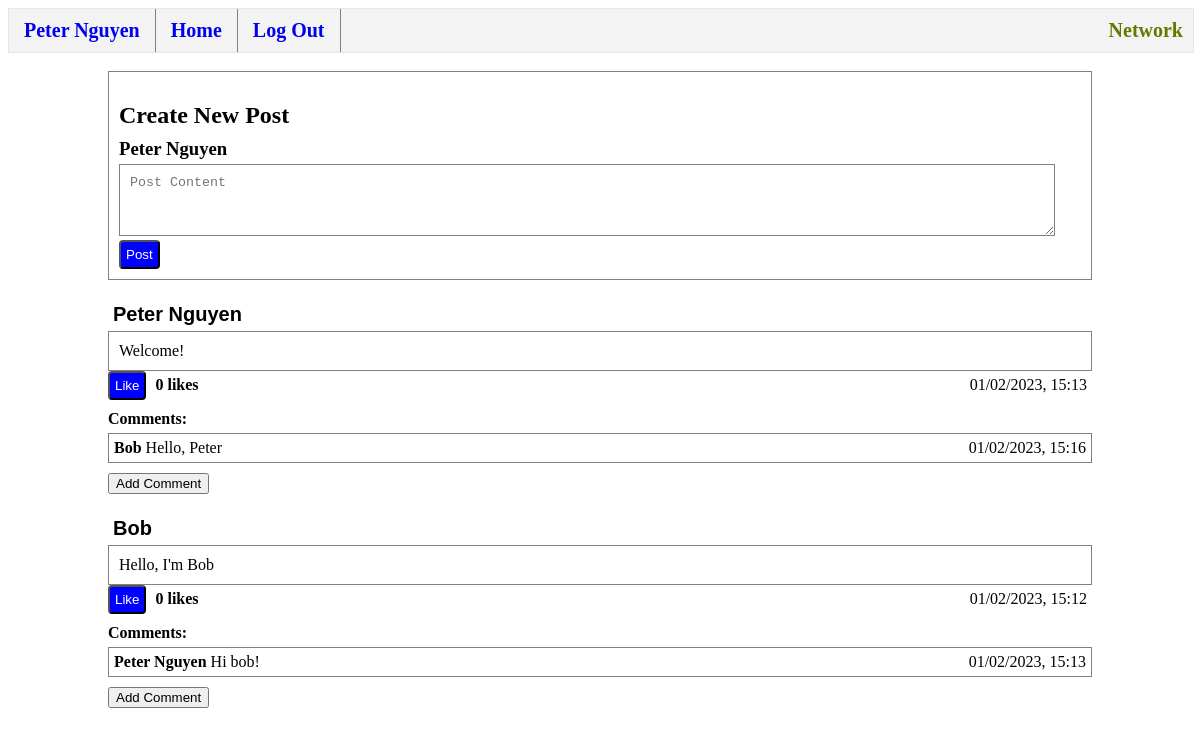
Page / (signed in) on the earlier database version.
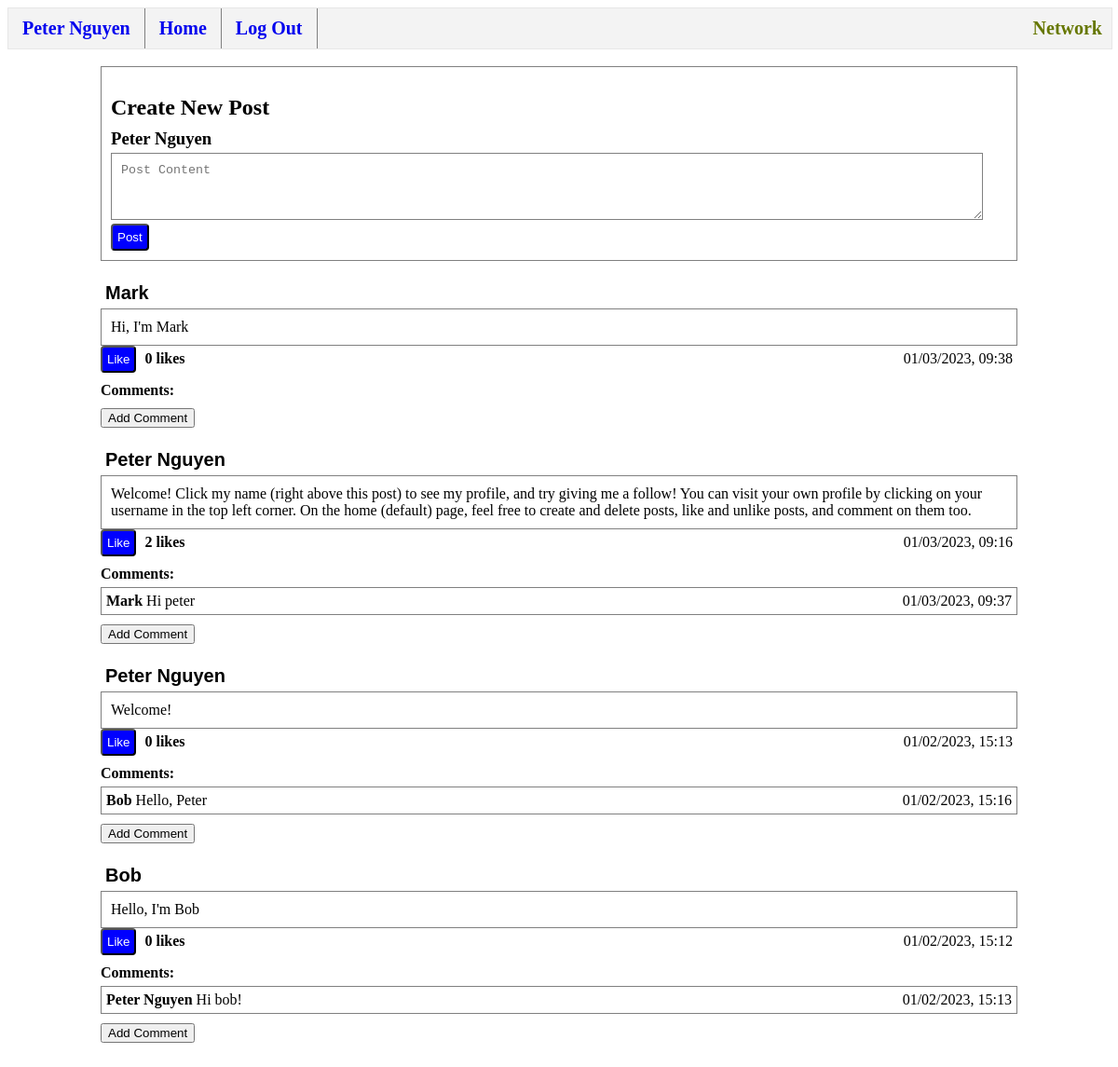
Same page on the later database version.
### tables this page shows
CREATE TABLE posts (
    id INTEGER PRIMARY KEY AUTOINCREMENT,
    user_id INTEGER NOT NULL,
    username TEXT NOT NULL,
    content TEXT NOT NULL,
    likes INTEGER DEFAULT 0 NOT NULL,
    datetime NUMERIC NOT NULL,
    FOREIGN KEY (user_id) REFERENCES users(id) ON DELETE CASCADE
);

CREATE TABLE comments (
    id INTEGER PRIMARY KEY AUTOINCREMENT,
    user_id INTEGER NOT NULL,
    post_id INTEGER NOT NULL,
    username TEXT NOT NULL,
    comment TEXT NOT NULL,
    datetime NUMERIC NOT NULL,
    FOREIGN KEY (user_id) REFERENCES users(id) ON DELETE CASCADE,
    FOREIGN KEY (post_id) REFERENCES posts(id) ON DELETE CASCADE
);

### app.py (the view)
@app.route("/", methods=["GET", "POST"])
@login_required
def index():
    if request.method == "GET":
        pass
    if request.method == "POST":
        content = request.form.get("content")
        if content:
            create_post(content)
    posts = get_posts()
    comments = get_comments()
    return render_template("index.html", posts=posts, comments=comments)

### helpers.py (called while the page is built)
def executeDB(query, arg=None):
    conn = sql.connect('network.db')
    conn.row_factory = sql.Row # "dictionary cursor"
    cur = conn.cursor()
    if arg == None:
        cur.execute(query)
    else:
        cur.execute(query, arg)
    value = cur.fetchall()
    conn.commit()
    conn.close()
    return value

def get_comments():
    return executeDB("SELECT * FROM comments")

def get_posts(user_id=None):
    if user_id == None:
        posts = executeDB("SELECT * FROM posts ORDER BY datetime DESC")
    else:
        posts = executeDB("SELECT * FROM posts WHERE user_id = ? ORDER BY datetime DESC", [user_id])
    return posts

def login_required(f):
    @wraps(f)
    def decorated_function(*args, **kwargs):
        if session.get("user_id") is None:
            return redirect("/login")
        return f(*args, **kwargs)
    return decorated_function

### templates/index.html (shortened to what this page needs)
{% extends "posts-layout.html" %}
{% block subbody %}
    <div class="post">
        <h2>Create New Post</h2>
        <h3 class="username">{{session["username"]}}</h3>
        <form action="/" method="post">
            <textarea class="post text-box" placeholder="Post Content" name="content"></textarea>
            <br>
            <input class="button" type="submit" value="Post">
        </form>
    </div>
    <br>
{% endblock %}

### templates/posts-layout.html (shortened to what this page needs)
{% extends "layout.html" %}
{% block body %}
    {% block subbody %}
    {% endblock %}
    {% for post in posts %}
    <div id="post{{post.id}}">
        <form action="/profile" method="post" class="inline">
            <input class="profile-name" type="submit" value="{{ post.username }}">
        </form>
        <div class="post">{{ post.content }}</div>
        <button id="like-button{{ post.id }}" onclick=likeFeature({{post.id}}) class="like button" style="display: inline-block;">Like</button>
        <h4 id="like-count{{ post.id }}" class="inline">{{ post.likes }} likes</h4>
        <p class="inline right">{{ post.datetime }}</p>
        <div id="comments{{ post.id }}">
            <h4 class="no-margin">Comments:</h4>
            {% for comment in comments %}
                {% if comment.post_id == post.id %}
                <div class="comment">
                    <div class="inline"><b>{{comment.username}}</b>  {{ comment.comment }}</div>
                    <p class="inline right">{{ comment.datetime }}</p>
                </div>
                {% endif %}
            {% endfor %}
        </div>
        <button class="comment-toggle no-margin" name="{{ post.id }}">Add Comment</button>
        <br>
        <br>
    </div>
    {% endfor %}
{% endblock %}

Differences in the rows shown:
added posts: username "Mark", content "Hi, I'm Mark", likes "0", datetime "01/03/2023, 09:38"
added posts: username "Peter Nguyen", content "Welcome! Click my name (right above this post) to see my profile, and try giving me a follow! You can visit your own profile by clicking on your username in the top left corner. On the home (default) page, feel free to create and delete posts, like and unlike posts, and comment on them too.", likes "2", datetime "01/03/2023, 09:16"
added comments: username "Mark", comment "Hi peter", datetime "01/03/2023, 09:37", shown under "2"
